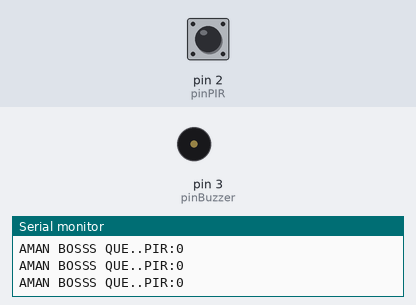
Recording of a sketch running on a simulated Arduino Uno, built with avr-gcc and run on an emulated ATmega328P. Parts: buzzer (waves = sounding, pin HIGH), the last lines printed to the serial monitor. The inputs (shaded band) are chosen by the test bench; at power-on: pin 2 (pinPIR) LOW.

Above: at 1.2 s.
1.3 s: pin 2 (pinPIR) driven HIGH
At 1.8 s:
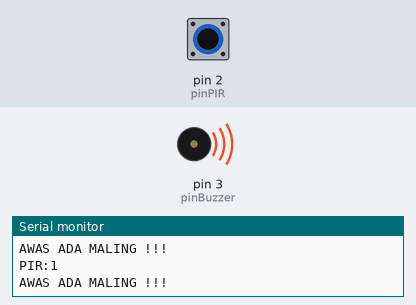
2.8 s: pin 2 (pinPIR) driven LOW
At 4.0 s:
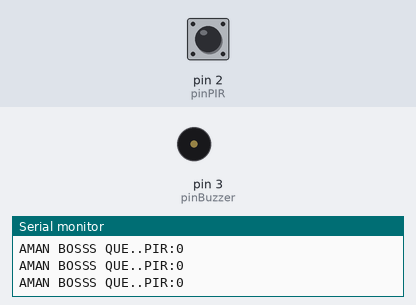
4.3 s: pin 2 (pinPIR) pulsed HIGH 2 times (0.12 s each, 0.3 s apart)
At 4.69 s:
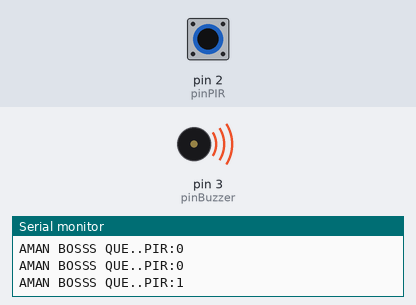
7.9 s: pin 2 (pinPIR) pulsed HIGH 5 times (0.12 s each, 0.3 s apart)
At 9.8 s:
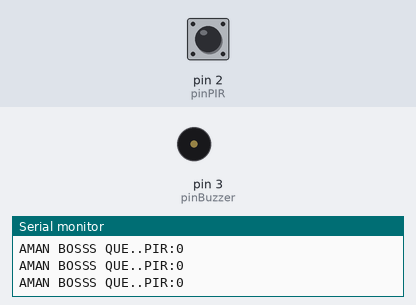
Timing chart, 0 to 11.3 s (numbered marks = the images above; inputs shaded):
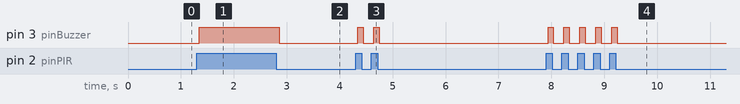

The sketch:

1.SENSOR_PIR.ino
```cpp
//INISIALISASI
int pinPIR=2;
int pinBuzzer=3;

void setup() {
  Serial.begin(9600);
  pinMode(pinPIR,INPUT);
  pinMode(pinBuzzer,OUTPUT);

}

void loop() {
  // BACA SENSOR
  int bacaPIR=digitalRead(pinPIR);
  int bacaBuzzer=digitalRead(pinBuzzer);

  //PRINT TO SERIAL
  Serial.print("PIR:");
  Serial.print(bacaPIR);
  Serial.println();// UNTUK ENTER

  //LOGIKA
  if(bacaPIR==1){
    Serial.println("AWAS ADA MALING !!!");
    digitalWrite(pinBuzzer,HIGH);
    delay(100);
  }else{
    Serial.print("AMAN BOSSS QUE..");
    digitalWrite(pinBuzzer,LOW);
  }


}
```

Measured:
- after the input at 1.3 s, pin 3 (pinBuzzer): LOW → HIGH after 0.05 s
- after the input at 2.8 s, pin 3 (pinBuzzer): HIGH → LOW after 0.05 s
- after the input at 4.3 s, pin 3 (pinBuzzer): alternates HIGH for 0.10 s and LOW for 0.20 s, 4 changes in all, then stays LOW, starting after 0.05 s
- after the input at 7.9 s, pin 3 (pinBuzzer): alternates HIGH for 0.10 s and LOW for 0.20 s, 10 changes in all, then stays LOW, starting at once
